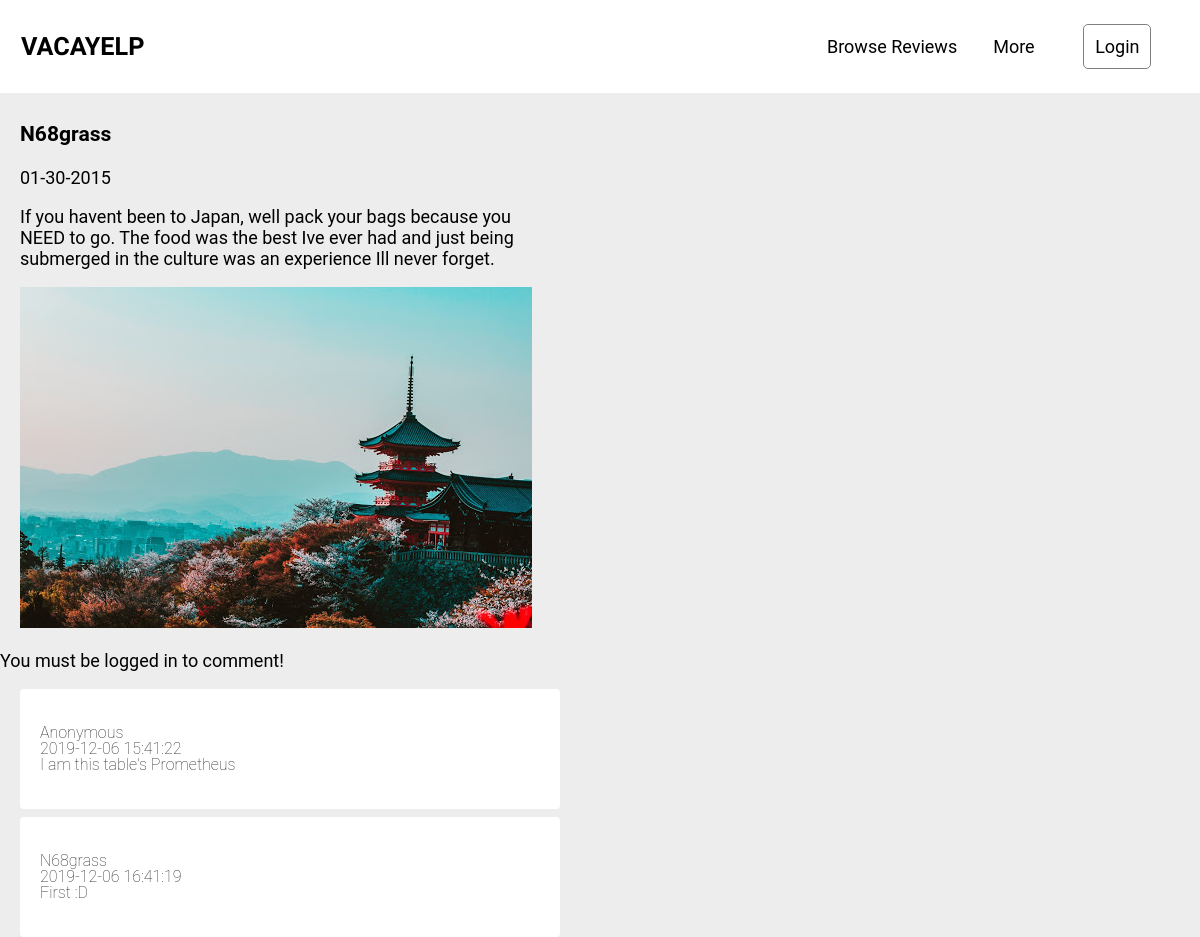
The page /reviews.php on the database as committed earlier.
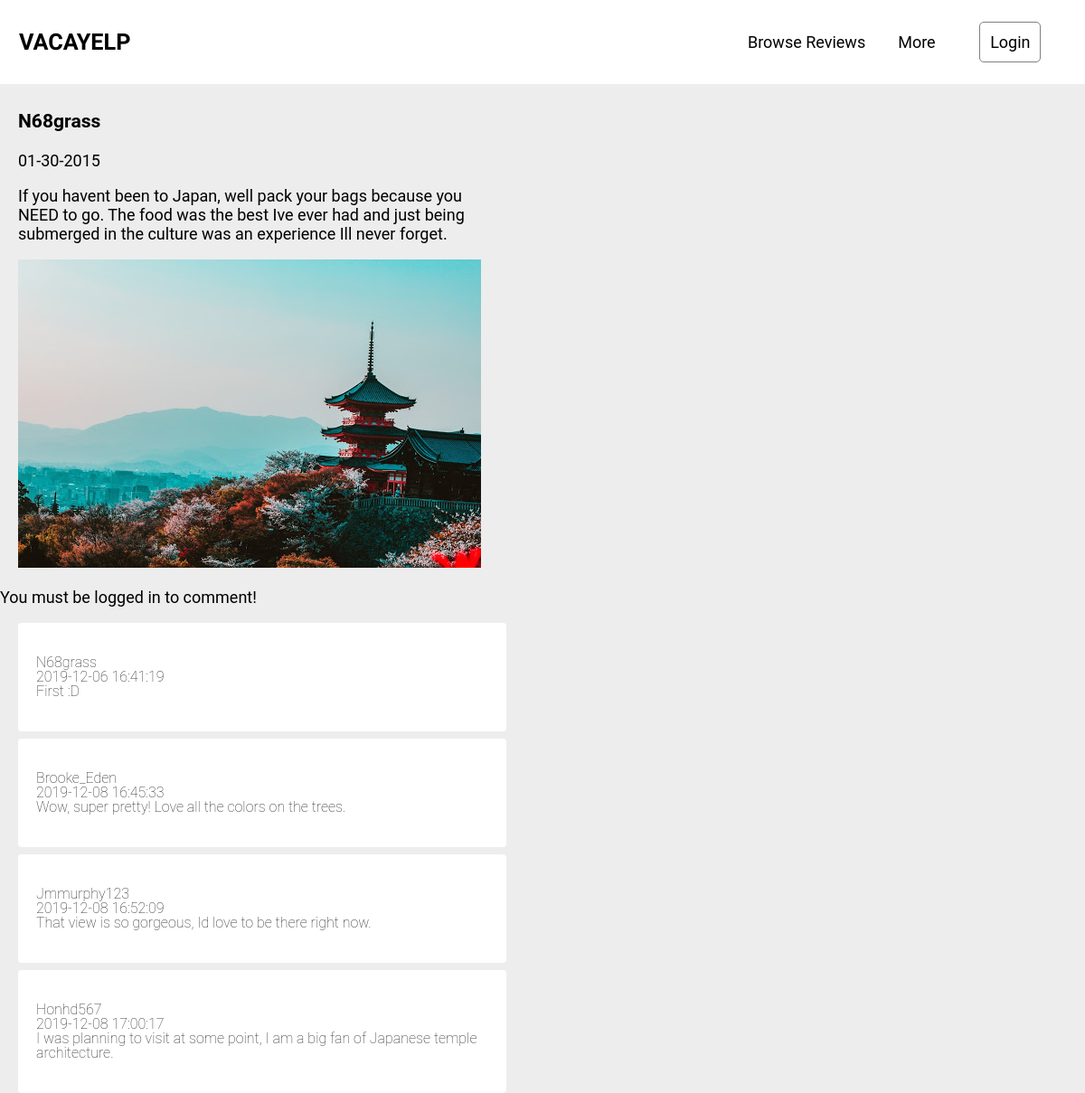
The same page on the database as committed later.
### tables this page shows
CREATE TABLE `comments` (
  `cid` int(11) NOT NULL,
  `username` varchar(25) NOT NULL,
  `dates` datetime NOT NULL,
  `comment` text NOT NULL
);

### common/start.php (the view, shortened to what this page needs)
<?php
  function getCom() {
    $conn = connectDB();
    $sql = "SELECT * FROM comments";
    $result = $conn->query($sql);
    while ($row = $result->fetch_assoc()) {
      echo "<div class='comment-box'><p>";
      echo $row['username']."<br>";
      echo $row['dates']."<br>";
      echo nl2br($row['comment']);
      echo "</p>";
      echo "</div>";
    }
  }
?>

### templates/header.php (shortened to what this page needs)
<!DOCTYPE html>
   <html lang="en" dir="ltr">
     <head>
       <link rel="stylesheet" href="https://cdnjs.cloudflare.com/ajax/libs/font-awesome/5.10.2/css/all.css">
       <link rel="stylesheet" href="public/style/headerN.css">

### reviews.php (shortened to what this page needs)
<?php
  include './common/start.php';
 ?>
<?php include './templates/header.php'; ?>
  <link rel="stylesheet" href="public/style/main.css">
  <link rel="stylesheet" href="public/style/mediaquery.css">
  <link rel="stylesheet" href="public/style/review.css">
<?php include './templates/nav.php'; ?>
  <div class="container review-box">
    <?php
      $conn = connectDB();
      $sql = "SELECT * FROM reviews";
      $result = $conn->query($sql);
      while ($row = $result->fetch_assoc())
      {
      ?>
        <div class="">
          <h3 class=""><?php echo $row['username']?></h3>
          <p class=""><?php echo $row['dates']?></p>
          <p class=""><?php echo $row['review']?></p>
          <img src="<?php echo $row['img']?>" alt="database content">
        </div>
      <?php
      }
      ?>
  </div>
  <?php
  if (isset($_SESSION['loggedin'])) {
    echo "<form action='".setCom()."' method='post'>
      <input type='hidden' name='username' value='".$_SESSION['userName']."'>
      <input type='hidden' name='date' value='".date('Y-m-d H:i:s')."'>
      <textarea name='comment' cols='75' rows='3'></textarea><br>
      <button type='submit' name='comSubmit'>Post comment</button>
    </form>";
  } else {
    echo "<p>You must be logged in to comment!</p>";
  }
  getCom();
  ?>
<?php include './templates/footer.php' ?>

### templates/nav.php
</head>
<body>
  <header>
    <a href="index.php" class="logo">VacaYelp</a>
    <nav>
      <ul>
        <li><a href="reviews.php" class="link">Browse Reviews</a> </li>
        <li><a href="#" class="link">More</a></li>
      </ul>
    </nav>
    <?php  if (isset($_SESSION['loggedin']) && $_SESSION['loggedin'] === 'success') { ?>
      <div class="user">
          <a href="#" class="user-profile"><i class="fas fa-user-circle"></i> <?php echo $_SESSION['userName'] ?></a>
          <div class="dropdown-content">
            <a href="index.php?signout=true">Sign out</a>
            <a href="index.php?deleteAcc=true">Delete Account</a>
          </div>
      </div>
    <?php } else { ?>
      <a href="login.php" class="login_btn">Login</a>
    <?php }?>
  </header>

### templates/footer.php
</body>
</html>

### public/style/headerN.css (style rules this page uses)
header { position: absolute; padding: 1em; z-index: 20; display: grid; grid-template-columns: 1fr 4fr 1fr; justify-content: space-between; place-items: center; width: calc(100% - 2em); background: rgba(255, 255, 255, 0); transition: background 200ms ease-in-out; }
header a { text-decoration: none; color: black; }
.logo { font-weight: 600; font-size: 1.4rem; text-transform: uppercase; padding: 0; font-family: 'Playball', cursive; }
nav { justify-self: end; }
nav ul { display: flex; justify-content: space-around; list-style: none; margin: 0; padding: 0; }
.link { position: relative; }
.link::after { content: ''; position: absolute; bottom: -5px; left: 0; width: 100%; height: 2px; background: gray; transform: scaleY(0); transform-origin: bottom; transition: transform 200ms ease-out; }
ul li { padding: 1em; }
.login_btn { display: inline-block; box-sizing: border-box; padding: 0.6em; border: 1px solid gray; position: relative; z-index: 1; transition: color border 150ms ease-in; border-radius: 5px; }
.login_btn::after { content: ''; position: absolute; top: 0; left: 0; width: 100%; height: 100%; border-radius: 5px; background: #1EAFAA; opacity: 1; transform: scaleY(0); transform-origin: top; transition: transform 150ms ease-in; z-index: -1; }

### public/style/main.css (style rules this page uses)
body { margin: 0; padding: 0; height: 100%; width: 100%; font-family: "Roboto"; box-sizing: border-box; position: relative; }

### public/style/mediaquery.css (style rules this page uses)
@media only screen and (min-width: 768px) { html { font-size: 18px; } }
@media only screen and (min-width: 1024px) { body { width: 100%; height: 100vh; } }
@media only screen and (min-width: 1024px) { header { grid-template-columns: 1fr 7fr 1fr; } }

### public/style/review.css (style rules this page uses)
body { background-color: #ededed; }
p { max-width: 500px; }
.review-box { padding-top: 100px; margin-left: 20px; margin-bottom: 10px; display: grid; grid-auto-rows: auto 20vh; }
.comment-box { border-radius: 4px; width: auto; max-width: 500px; padding: 20px; margin: 8px; margin-left: 20px; background-color: #fff; position: relative; }
.comment-box p { font-size: 16px; line-height: 16px; color: #282828; font-weight: 100; }

Rows that differ between the two databases and show on the page:
removed comments: username "Anonymous", dates "2019-12-06 15:41:22", comment "I am this table's Prometheus"
added comments: username "Brooke_Eden", dates "2019-12-08 16:45:33", comment "Wow, super pretty! Love all the colors on the trees."
added comments: username "Jmmurphy123", dates "2019-12-08 16:52:09", comment "That view is so gorgeous, Id love to be there right now."
added comments: username "Honhd567", dates "2019-12-08 17:00:17", comment "I was planning to visit at some point, I am a big fan of Japanese temple architecture."
